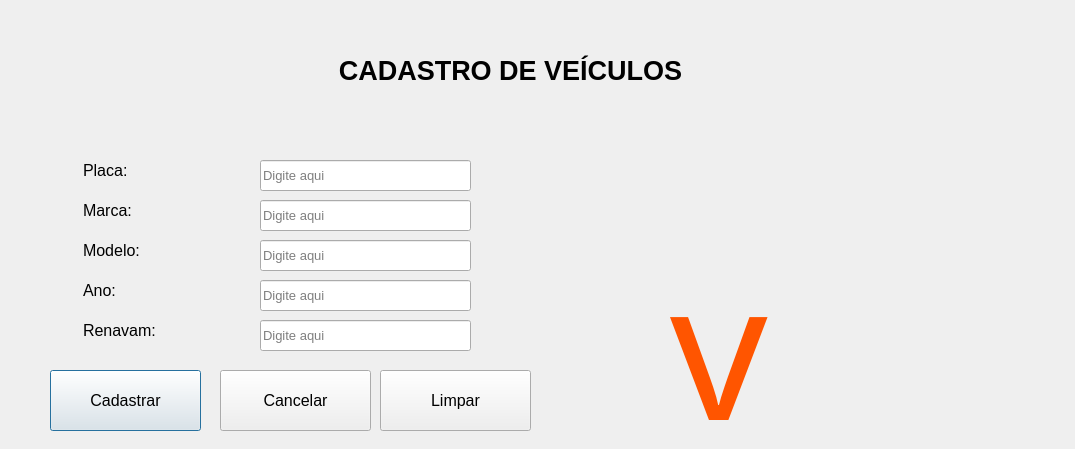
<?xml version="1.0" encoding="UTF-8"?>
<ui version="4.0">
 <class>Dialog</class>
 <widget class="QDialog" name="Dialog">
  <property name="geometry">
   <rect>
    <x>0</x>
    <y>0</y>
    <width>1075</width>
    <height>449</height>
   </rect>
  </property>
  <property name="windowTitle">
   <string>Dialog</string>
  </property>
  <widget class="QLabel" name="label">
   <property name="geometry">
    <rect>
     <x>280</x>
     <y>40</y>
     <width>461</width>
     <height>61</height>
    </rect>
   </property>
   <property name="font">
    <font>
     <pointsize>20</pointsize>
     <weight>50</weight>
     <bold>false</bold>
    </font>
   </property>
   <property name="text">
    <string>&lt;html&gt;&lt;head/&gt;&lt;body&gt;&lt;p align=&quot;center&quot;&gt;&lt;span style=&quot; font-weight:600;&quot;&gt;CADASTRO DE VEÍCULOS&lt;/span&gt;&lt;/p&gt;&lt;/body&gt;&lt;/html&gt;</string>
   </property>
   <property name="textFormat">
    <enum>Qt::RichText</enum>
   </property>
  </widget>
  <widget class="QLabel" name="label_2">
   <property name="geometry">
    <rect>
     <x>80</x>
     <y>150</y>
     <width>81</width>
     <height>41</height>
    </rect>
   </property>
   <property name="font">
    <font>
     <pointsize>12</pointsize>
    </font>
   </property>
   <property name="cursor">
    <cursorShape>PointingHandCursor</cursorShape>
   </property>
   <property name="text">
    <string>Placa:</string>
   </property>
   <property name="textFormat">
    <enum>Qt::RichText</enum>
   </property>
   <property name="indent">
    <number>3</number>
   </property>
  </widget>
  <widget class="QLabel" name="label_3">
   <property name="geometry">
    <rect>
     <x>80</x>
     <y>190</y>
     <width>81</width>
     <height>41</height>
    </rect>
   </property>
   <property name="font">
    <font>
     <pointsize>12</pointsize>
    </font>
   </property>
   <property name="cursor">
    <cursorShape>PointingHandCursor</cursorShape>
   </property>
   <property name="text">
    <string>Marca:</string>
   </property>
   <property name="textFormat">
    <enum>Qt::RichText</enum>
   </property>
   <property name="indent">
    <number>3</number>
   </property>
  </widget>
  <widget class="QLabel" name="label_4">
   <property name="geometry">
    <rect>
     <x>80</x>
     <y>270</y>
     <width>81</width>
     <height>41</height>
    </rect>
   </property>
   <property name="font">
    <font>
     <pointsize>12</pointsize>
    </font>
   </property>
   <property name="cursor">
    <cursorShape>PointingHandCursor</cursorShape>
   </property>
   <property name="text">
    <string>Ano:</string>
   </property>
   <property name="textFormat">
    <enum>Qt::RichText</enum>
   </property>
   <property name="indent">
    <number>3</number>
   </property>
  </widget>
  <widget class="QLabel" name="label_5">
   <property name="geometry">
    <rect>
     <x>80</x>
     <y>230</y>
     <width>81</width>
     <height>41</height>
    </rect>
   </property>
   <property name="font">
    <font>
     <pointsize>12</pointsize>
    </font>
   </property>
   <property name="cursor">
    <cursorShape>PointingHandCursor</cursorShape>
   </property>
   <property name="text">
    <string>Modelo:</string>
   </property>
   <property name="textFormat">
    <enum>Qt::RichText</enum>
   </property>
   <property name="indent">
    <number>3</number>
   </property>
  </widget>
  <widget class="QLabel" name="label_8">
   <property name="geometry">
    <rect>
     <x>80</x>
     <y>310</y>
     <width>111</width>
     <height>41</height>
    </rect>
   </property>
   <property name="font">
    <font>
     <pointsize>12</pointsize>
    </font>
   </property>
   <property name="cursor">
    <cursorShape>PointingHandCursor</cursorShape>
   </property>
   <property name="text">
    <string>Renavam:</string>
   </property>
   <property name="textFormat">
    <enum>Qt::RichText</enum>
   </property>
   <property name="indent">
    <number>3</number>
   </property>
  </widget>
  <widget class="QLineEdit" name="linePlate">
   <property name="geometry">
    <rect>
     <x>260</x>
     <y>160</y>
     <width>211</width>
     <height>31</height>
    </rect>
   </property>
   <property name="font">
    <font>
     <pointsize>10</pointsize>
    </font>
   </property>
   <property name="mouseTracking">
    <bool>true</bool>
   </property>
   <property name="toolTip">
    <string>Informe uma placa padrão Mercosul: AAA-1A11</string>
   </property>
   <property name="styleSheet">
    <string notr="true">alternate-background-color: rgb(0, 170, 255);
gridline-color: rgb(0, 170, 255);</string>
   </property>
   <property name="text">
    <string/>
   </property>
   <property name="placeholderText">
    <string>Digite aqui</string>
   </property>
  </widget>
  <widget class="QLineEdit" name="lineBrand">
   <property name="geometry">
    <rect>
     <x>260</x>
     <y>200</y>
     <width>211</width>
     <height>31</height>
    </rect>
   </property>
   <property name="font">
    <font>
     <pointsize>10</pointsize>
    </font>
   </property>
   <property name="mouseTracking">
    <bool>true</bool>
   </property>
   <property name="toolTip">
    <string/>
   </property>
   <property name="styleSheet">
    <string notr="true">alternate-background-color: rgb(0, 170, 255);
gridline-color: rgb(0, 170, 255);</string>
   </property>
   <property name="text">
    <string/>
   </property>
   <property name="placeholderText">
    <string>Digite aqui</string>
   </property>
  </widget>
  <widget class="QLineEdit" name="lineModel">
   <property name="geometry">
    <rect>
     <x>260</x>
     <y>240</y>
     <width>211</width>
     <height>31</height>
    </rect>
   </property>
   <property name="font">
    <font>
     <pointsize>10</pointsize>
    </font>
   </property>
   <property name="mouseTracking">
    <bool>true</bool>
   </property>
   <property name="toolTip">
    <string/>
   </property>
   <property name="styleSheet">
    <string notr="true">alternate-background-color: rgb(0, 170, 255);
gridline-color: rgb(0, 170, 255);</string>
   </property>
   <property name="text">
    <string/>
   </property>
   <property name="placeholderText">
    <string>Digite aqui</string>
   </property>
  </widget>
  <widget class="QLineEdit" name="lineYear">
   <property name="geometry">
    <rect>
     <x>260</x>
     <y>280</y>
     <width>211</width>
     <height>31</height>
    </rect>
   </property>
   <property name="font">
    <font>
     <pointsize>10</pointsize>
    </font>
   </property>
   <property name="mouseTracking">
    <bool>true</bool>
   </property>
   <property name="toolTip">
    <string/>
   </property>
   <property name="styleSheet">
    <string notr="true">alternate-background-color: rgb(0, 170, 255);
gridline-color: rgb(0, 170, 255);</string>
   </property>
   <property name="text">
    <string/>
   </property>
   <property name="placeholderText">
    <string>Digite aqui</string>
   </property>
  </widget>
  <widget class="QLineEdit" name="lineRenavam">
   <property name="geometry">
    <rect>
     <x>260</x>
     <y>320</y>
     <width>211</width>
     <height>31</height>
    </rect>
   </property>
   <property name="font">
    <font>
     <pointsize>10</pointsize>
    </font>
   </property>
   <property name="mouseTracking">
    <bool>true</bool>
   </property>
   <property name="toolTip">
    <string/>
   </property>
   <property name="styleSheet">
    <string notr="true">alternate-background-color: rgb(0, 170, 255);
gridline-color: rgb(0, 170, 255);</string>
   </property>
   <property name="text">
    <string/>
   </property>
   <property name="placeholderText">
    <string>Digite aqui</string>
   </property>
  </widget>
  <widget class="QPushButton" name="pushButton">
   <property name="geometry">
    <rect>
     <x>50</x>
     <y>370</y>
     <width>151</width>
     <height>61</height>
    </rect>
   </property>
   <property name="font">
    <font>
     <pointsize>12</pointsize>
    </font>
   </property>
   <property name="whatsThis">
    <string>&lt;html&gt;&lt;head/&gt;&lt;body&gt;&lt;p&gt;xxxxx&lt;/p&gt;&lt;/body&gt;&lt;/html&gt;</string>
   </property>
   <property name="autoFillBackground">
    <bool>false</bool>
   </property>
   <property name="styleSheet">
    <string notr="true">alternate-background-color: rgb(85, 170, 255);</string>
   </property>
   <property name="text">
    <string>Cadastrar</string>
   </property>
   <property name="checkable">
    <bool>false</bool>
   </property>
  </widget>
  <widget class="QPushButton" name="pushButton_2">
   <property name="geometry">
    <rect>
     <x>220</x>
     <y>370</y>
     <width>151</width>
     <height>61</height>
    </rect>
   </property>
   <property name="font">
    <font>
     <pointsize>12</pointsize>
    </font>
   </property>
   <property name="whatsThis">
    <string>&lt;html&gt;&lt;head/&gt;&lt;body&gt;&lt;p&gt;xxxxx&lt;/p&gt;&lt;/body&gt;&lt;/html&gt;</string>
   </property>
   <property name="autoFillBackground">
    <bool>false</bool>
   </property>
   <property name="styleSheet">
    <string notr="true">alternate-background-color: rgb(85, 170, 255);</string>
   </property>
   <property name="text">
    <string>Cancelar</string>
   </property>
   <property name="checkable">
    <bool>false</bool>
   </property>
  </widget>
  <widget class="QPushButton" name="pushButton_3">
   <property name="geometry">
    <rect>
     <x>380</x>
     <y>370</y>
     <width>151</width>
     <height>61</height>
    </rect>
   </property>
   <property name="font">
    <font>
     <pointsize>12</pointsize>
    </font>
   </property>
   <property name="whatsThis">
    <string>&lt;html&gt;&lt;head/&gt;&lt;body&gt;&lt;p&gt;xxxxx&lt;/p&gt;&lt;/body&gt;&lt;/html&gt;</string>
   </property>
   <property name="autoFillBackground">
    <bool>false</bool>
   </property>
   <property name="styleSheet">
    <string notr="true">alternate-background-color: rgb(85, 170, 255);</string>
   </property>
   <property name="text">
    <string>Limpar</string>
   </property>
   <property name="checkable">
    <bool>false</bool>
   </property>
  </widget>
  <widget class="QLabel" name="label_14">
   <property name="geometry">
    <rect>
     <x>670</x>
     <y>210</y>
     <width>231</width>
     <height>271</height>
    </rect>
   </property>
   <property name="font">
    <font>
     <family>Webdings</family>
     <pointsize>144</pointsize>
    </font>
   </property>
   <property name="styleSheet">
    <string notr="true">color: rgb(255, 85, 0);
alternate-background-color: rgb(85, 85, 255);</string>
   </property>
   <property name="text">
    <string>v</string>
   </property>
  </widget>
 </widget>
 <resources/>
 <connections/>
</ui>
